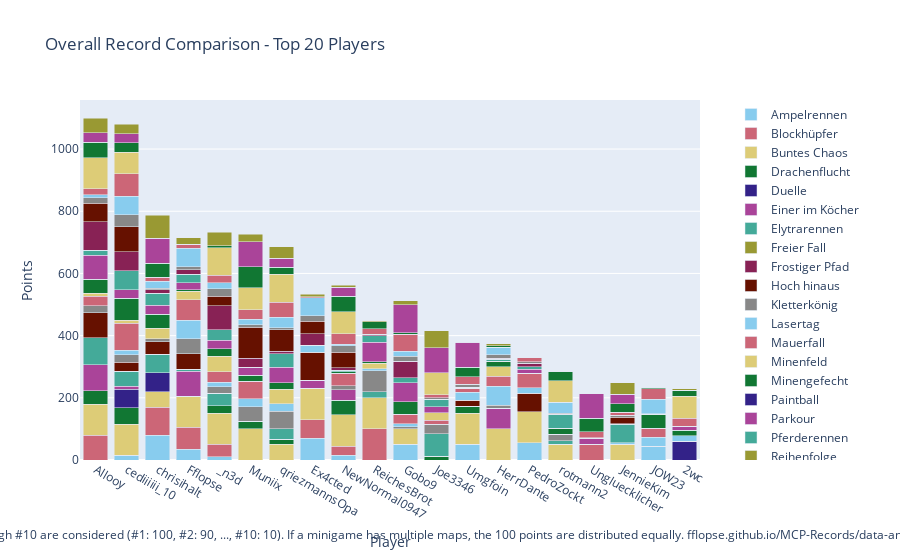

Notebook cell for this chart:
### Code cell
import plotly.graph_objects as go

# Sum all columns to get the total score
outDf['Total'] = outDf.sum(axis=1)

# Sort by total score and fill N/A values with 0
outDf = outDf.sort_values(by='Total', ascending=False).fillna(0)

# Crop to top 10 players
cropDf = outDf.head(20).copy()

# Drop the 'Total' column for plotting
cropDf = cropDf.drop(columns=['Total'])

# Create a color palette
color_palette = px.colors.qualitative.Safe

# Create the stacked bar plot
fig = go.Figure()

cropDf = remove_duplicate_columns(cropDf)

for column in cropDf.columns.difference(['Player']):
    fig.add_trace(go.Bar(
        x=cropDf.index,
        y=cropDf[column],
        name=column,
        marker_color=color_palette[len(fig.data) % len(color_palette)]
    ))

# Update layout
fig.update_layout(
    barmode='stack',
    title='Overall Record Comparison - Top 20 Players',
    xaxis=dict(title='Player'),
    yaxis=dict(title='Points'),
    #height=800,
    #width=1000,
    legend=dict(
        x=1.05,
        y=0.5,
        traceorder='normal',
        font=dict(size=12),
        bgcolor='rgba(255, 255, 255, 0)',
        bordercolor='rgba(0, 0, 0, 0)'
    ),
    margin=dict(r=200),  # Adjust right margin to make room for the legend
    annotations=[
        dict(
            x=0.5,
            y=-0.235,
            xref='paper',
            yref='paper',
            text='Max 100 points per minigame. Records #1 through #10 are considered (#1: 100, #2: 90, ..., #10: 10). If a minigame has multiple maps, the 100 points are distributed equally. fflopse.github.io/MCP-Records/data-analysis/global-ranking.ipynb',
            showarrow=False,
            font=dict(size=12),
            xanchor='center'
        )
    ]
)

fig.show()

# save the plot as an html file

fig.write_html('out/overall_record_comparison.html')

### Figure 1 — Plotly figure (JSON) as saved in the notebook; plotly's stock layout.template omitted (floating-point values rounded to 4 significant figures)
{"data": [{"marker": {"color": "rgb(136, 204, 238)"}, "name": "Ampelrennen", "type": "bar", "x": ["Allooy", "cediiiiii_10", "chrisihalt", "Fflopse", "_n3d", "Muniix", "qriezmannsOpa", "Ex4cted", "NewNormal0947", "ReichesBrot", "Gobo9", "Joe3346", "Umgfoin", "HerrDante", "PedroZockt", "rotmann2", "Ungluecklicher", "JennieKim", "JOW23", "2wc"], "y": [0.0, 15.0, 80.0, 35.0, 10.0, 0.0, 0.0, 70.0, 15.0, 0.0, 50.0, 0.0, 50.0, 0.0, 55.0, 0.0, 0.0, 0.0, 45.0, 0.0]}, {"marker": {"color": "rgb(204, 102, 119)"}, "name": "Blockhüpfer", "type": "bar", "x": ["Allooy", "cediiiiii_10", "chrisihalt", "Fflopse", "_n3d", "Muniix", "qriezmannsOpa", "Ex4cted", "NewNormal0947", "ReichesBrot", "Gobo9", "Joe3346", "Umgfoin", "HerrDante", "PedroZockt", "rotmann2", "Ungluecklicher", "JennieKim", "JOW23", "2wc"], "y": [80.0, 0.0, 90.0, 70.0, 40.0, 0.0, 0.0, 60.0, 30.0, 100.0, 0.0, 0.0, 0.0, 0.0, 0.0, 0.0, 50.0, 0.0, 0.0, 0.0]}, {"marker": {"color": "rgb(221, 204, 119)"}, "name": "Buntes Chaos", "type": "bar", "x": ["Allooy", "cediiiiii_10", "chrisihalt", "Fflopse", "_n3d", "Muniix", "qriezmannsOpa", "Ex4cted", "NewNormal0947", "ReichesBrot", "Gobo9", "Joe3346", "Umgfoin", "HerrDante", "PedroZockt", "rotmann2", "Ungluecklicher", "JennieKim", "JOW23", "2wc"], "y": [100.0, 100.0, 50.0, 100.0, 100.0, 100.0, 50.0, 100.0, 100.0, 100.0, 50.0, 0.0, 100.0, 100.0, 100.0, 50.0, 0.0, 50.0, 0.0, 0.0]}, {"marker": {"color": "rgb(17, 119, 51)"}, "name": "Drachenflucht", "type": "bar", "x": ["Allooy", "cediiiiii_10", "chrisihalt", "Fflopse", "_n3d", "Muniix", "qriezmannsOpa", "Ex4cted", "NewNormal0947", "ReichesBrot", "Gobo9", "Joe3346", "Umgfoin", "HerrDante", "PedroZockt", "rotmann2", "Ungluecklicher", "JennieKim", "JOW23", "2wc"], "y": [42.5, 52.5, 0.0, 0.0, 25.0, 25.0, 17.5, 0.0, 47.5, 0.0, 0.0, 12.5, 22.5, 0.0, 0.0, 0.0, 0.0, 0.0, 0.0, 0.0]}, {"marker": {"color": "rgb(51, 34, 136)"}, "name": "Duelle", "type": "bar", "x": ["Allooy", "cediiiiii_10", "chrisihalt", "Fflopse", "_n3d", "Muniix", "qriezmannsOpa", "Ex4cted", "NewNormal0947", "ReichesBrot", "Gobo9", "Joe3346", "Umgfoin", "HerrDante", "PedroZockt", "rotmann2", "Ungluecklicher", "JennieKim", "JOW23", "2wc"], "y": [0.0, 60.0, 60.0, 0.0, 0.0, 0.0, 0.0, 0.0, 0.0, 0.0, 0.0, 0.0, 0.0, 0.0, 0.0, 0.0, 0.0, 0.0, 0.0, 60.0]}, {"marker": {"color": "rgb(170, 68, 153)"}, "name": "Einer im Köcher", "type": "bar", "x": ["Allooy", "cediiiiii_10", "chrisihalt", "Fflopse", "_n3d", "Muniix", "qriezmannsOpa", "Ex4cted", "NewNormal0947", "ReichesBrot", "Gobo9", "Joe3346", "Umgfoin", "HerrDante", "PedroZockt", "rotmann2", "Ungluecklicher", "JennieKim", "JOW23", "2wc"], "y": [83.33, 10.0, 0.0, 80.0, 0.0, 0.0, 0.0, 26.67, 33.33, 0.0, 0.0, 0.0, 0.0, 66.67, 0.0, 0.0, 20.0, 0.0, 0.0, 0.0]}, {"marker": {"color": "rgb(68, 170, 153)"}, "name": "Elytrarennen", "type": "bar", "x": ["Allooy", "cediiiiii_10", "chrisihalt", "Fflopse", "_n3d", "Muniix", "qriezmannsOpa", "Ex4cted", "NewNormal0947", "ReichesBrot", "Gobo9", "Joe3346", "Umgfoin", "HerrDante", "PedroZockt", "rotmann2", "Ungluecklicher", "JennieKim", "JOW23", "2wc"], "y": [87.5, 47.5, 60.0, 7.5, 40.0, 0.0, 32.5, 0.0, 0.0, 20.0, 0.0, 72.5, 0.0, 0.0, 0.0, 12.5, 0.0, 0.0, 0.0, 0.0]}, {"marker": {"color": "rgb(153, 153, 51)"}, "name": "Freier Fall", "type": "bar", "x": ["Allooy", "cediiiiii_10", "chrisihalt", "Fflopse", "_n3d", "Muniix", "qriezmannsOpa", "Ex4cted", "NewNormal0947", "ReichesBrot", "Gobo9", "Joe3346", "Umgfoin", "HerrDante", "PedroZockt", "rotmann2", "Ungluecklicher", "JennieKim", "JOW23", "2wc"], "y": [0.0, 0.0, 0.0, 0.0, 0.0, 0.0, 0.0, 0.0, 0.0, 0.0, 0.0, 0.0, 0.0, 0.0, 0.0, 0.0, 0.0, 0.0, 0.0, 0.0]}, {"marker": {"color": "rgb(136, 34, 85)"}, "name": "Frostiger Pfad", "type": "bar", "x": ["Allooy", "cediiiiii_10", "chrisihalt", "Fflopse", "_n3d", "Muniix", "qriezmannsOpa", "Ex4cted", "NewNormal0947", "ReichesBrot", "Gobo9", "Joe3346", "Umgfoin", "HerrDante", "PedroZockt", "rotmann2", "Ungluecklicher", "JennieKim", "JOW23", "2wc"], "y": [0.0, 0.0, 0.0, 0.0, 0.0, 0.0, 0.0, 0.0, 0.0, 0.0, 0.0, 0.0, 0.0, 0.0, 0.0, 0.0, 0.0, 0.0, 0.0, 0.0]}, {"marker": {"color": "rgb(102, 17, 0)"}, "name": "Hoch hinaus", "type": "bar", "x": ["Allooy", "cediiiiii_10", "chrisihalt", "Fflopse", "_n3d", "Muniix", "qriezmannsOpa", "Ex4cted", "NewNormal0947", "ReichesBrot", "Gobo9", "Joe3346", "Umgfoin", "HerrDante", "PedroZockt", "rotmann2", "Ungluecklicher", "JennieKim", "JOW23", "2wc"], "y": [80.0, 30.0, 40.0, 50.0, 0.0, 0.0, 0.0, 90.0, 0.0, 0.0, 0.0, 0.0, 20.0, 0.0, 60.0, 0.0, 0.0, 0.0, 0.0, 0.0]}, {"marker": {"color": "rgb(136, 136, 136)"}, "name": "Kletterkönig", "type": "bar", "x": ["Allooy", "cediiiiii_10", "chrisihalt", "Fflopse", "_n3d", "Muniix", "qriezmannsOpa", "Ex4cted", "NewNormal0947", "ReichesBrot", "Gobo9", "Joe3346", "Umgfoin", "HerrDante", "PedroZockt", "rotmann2", "Ungluecklicher", "JennieKim", "JOW23", "2wc"], "y": [23.33, 23.33, 10.0, 46.67, 20.0, 46.67, 56.67, 0.0, 13.33, 66.67, 6.667, 30.0, 0.0, 10.0, 0.0, 20.0, 0.0, 0.0, 0.0, 0.0]}, {"marker": {"color": "rgb(136, 204, 238)"}, "name": "Lasertag", "type": "bar", "x": ["Allooy", "cediiiiii_10", "chrisihalt", "Fflopse", "_n3d", "Muniix", "qriezmannsOpa", "Ex4cted", "NewNormal0947", "ReichesBrot", "Gobo9", "Joe3346", "Umgfoin", "HerrDante", "PedroZockt", "rotmann2", "Ungluecklicher", "JennieKim", "JOW23", "2wc"], "y": [0.0, 15.0, 0.0, 60.0, 15.0, 25.0, 25.0, 22.5, 0.0, 7.5, 10.0, 0.0, 25.0, 60.0, 17.5, 0.0, 0.0, 5.0, 27.5, 17.5]}, {"marker": {"color": "rgb(204, 102, 119)"}, "name": "Mauerfall", "type": "bar", "x": ["Allooy", "cediiiiii_10", "chrisihalt", "Fflopse", "_n3d", "Muniix", "qriezmannsOpa", "Ex4cted", "NewNormal0947", "ReichesBrot", "Gobo9", "Joe3346", "Umgfoin", "HerrDante", "PedroZockt", "rotmann2", "Ungluecklicher", "JennieKim", "JOW23", "2wc"], "y": [30.0, 86.67, 0.0, 66.67, 33.33, 56.67, 0.0, 0.0, 40.0, 0.0, 30.0, 13.33, 13.33, 33.33, 46.67, 0.0, 0.0, 0.0, 30.0, 0.0]}, {"marker": {"color": "rgb(221, 204, 119)"}, "name": "Minenfeld", "type": "bar", "x": ["Allooy", "cediiiiii_10", "chrisihalt", "Fflopse", "_n3d", "Muniix", "qriezmannsOpa", "Ex4cted", "NewNormal0947", "ReichesBrot", "Gobo9", "Joe3346", "Umgfoin", "HerrDante", "PedroZockt", "rotmann2", "Ungluecklicher", "JennieKim", "JOW23", "2wc"], "y": [10.0, 10.0, 33.33, 26.67, 50.0, 0.0, 46.67, 0.0, 0.0, 16.67, 0.0, 23.33, 0.0, 30.0, 0.0, 0.0, 0.0, 0.0, 0.0, 0.0]}, {"marker": {"color": "rgb(17, 119, 51)"}, "name": "Minengefecht", "type": "bar", "x": ["Allooy", "cediiiiii_10", "chrisihalt", "Fflopse", "_n3d", "Muniix", "qriezmannsOpa", "Ex4cted", "NewNormal0947", "ReichesBrot", "Gobo9", "Joe3346", "Umgfoin", "HerrDante", "PedroZockt", "rotmann2", "Ungluecklicher", "JennieKim", "JOW23", "2wc"], "y": [45.0, 70.0, 45.0, 5.0, 25.0, 20.0, 20.0, 0.0, 5.0, 5.0, 40.0, 0.0, 0.0, 17.5, 0.0, 20.0, 0.0, 0.0, 45.0, 17.5]}, {"marker": {"color": "rgb(51, 34, 136)"}, "name": "Paintball", "type": "bar", "x": ["Allooy", "cediiiiii_10", "chrisihalt", "Fflopse", "_n3d", "Muniix", "qriezmannsOpa", "Ex4cted", "NewNormal0947", "ReichesBrot", "Gobo9", "Joe3346", "Umgfoin", "HerrDante", "PedroZockt", "rotmann2", "Ungluecklicher", "JennieKim", "JOW23", "2wc"], "y": [0.0, 0.0, 0.0, 0.0, 0.0, 0.0, 0.0, 0.0, 0.0, 0.0, 0.0, 0.0, 0.0, 0.0, 0.0, 0.0, 0.0, 0.0, 0.0, 0.0]}, {"marker": {"color": "rgb(170, 68, 153)"}, "name": "Parkour", "type": "bar", "x": ["Allooy", "cediiiiii_10", "chrisihalt", "Fflopse", "_n3d", "Muniix", "qriezmannsOpa", "Ex4cted", "NewNormal0947", "ReichesBrot", "Gobo9", "Joe3346", "Umgfoin", "HerrDante", "PedroZockt", "rotmann2", "Ungluecklicher", "JennieKim", "JOW23", "2wc"], "y": [77.5, 27.5, 30.0, 22.5, 27.5, 25.0, 50.0, 0.0, 0.0, 62.5, 62.5, 20.0, 0.0, 0.0, 12.5, 0.0, 0.0, 0.0, 0.0, 12.5]}, {"marker": {"color": "rgb(68, 170, 153)"}, "name": "Pferderennen", "type": "bar", "x": ["Allooy", "cediiiiii_10", "chrisihalt", "Fflopse", "_n3d", "Muniix", "qriezmannsOpa", "Ex4cted", "NewNormal0947", "ReichesBrot", "Gobo9", "Joe3346", "Umgfoin", "HerrDante", "PedroZockt", "rotmann2", "Ungluecklicher", "JennieKim", "JOW23", "2wc"], "y": [15.0, 61.67, 38.33, 26.67, 33.33, 0.0, 43.33, 0.0, 5.0, 21.67, 15.0, 23.33, 3.333, 6.667, 8.333, 43.33, 0.0, 60.0, 0.0, 0.0]}, {"marker": {"color": "rgb(153, 153, 51)"}, "name": "Reihenfolge", "type": "bar", "x": ["Allooy", "cediiiiii_10", "chrisihalt", "Fflopse", "_n3d", "Muniix", "qriezmannsOpa", "Ex4cted", "NewNormal0947", "ReichesBrot", "Gobo9", "Joe3346", "Umgfoin", "HerrDante", "PedroZockt", "rotmann2", "Ungluecklicher", "JennieKim", "JOW23", "2wc"], "y": [0.0, 0.0, 0.0, 0.0, 0.0, 0.0, 0.0, 0.0, 0.0, 0.0, 0.0, 0.0, 0.0, 0.0, 0.0, 0.0, 0.0, 0.0, 0.0, 0.0]}, {"marker": {"color": "rgb(136, 34, 85)"}, "name": "Replika", "type": "bar", "x": ["Allooy", "cediiiiii_10", "chrisihalt", "Fflopse", "_n3d", "Muniix", "qriezmannsOpa", "Ex4cted", "NewNormal0947", "ReichesBrot", "Gobo9", "Joe3346", "Umgfoin", "HerrDante", "PedroZockt", "rotmann2", "Ungluecklicher", "JennieKim", "JOW23", "2wc"], "y": [92.2, 60.59, 11.1, 15.34, 76.95, 28.47, 8.051, 37.46, 7.373, 3.051, 53.73, 0.7627, 0.0, 3.305, 11.27, 0.678, 0.2542, 2.373, 0.5085, 0.4237]}, {"marker": {"color": "rgb(102, 17, 0)"}, "name": "Runterpurzeln", "type": "bar", "x": ["Allooy", "cediiiiii_10", "chrisihalt", "Fflopse", "_n3d", "Muniix", "qriezmannsOpa", "Ex4cted", "NewNormal0947", "ReichesBrot", "Gobo9", "Joe3346", "Umgfoin", "HerrDante", "PedroZockt", "rotmann2", "Ungluecklicher", "JennieKim", "JOW23", "2wc"], "y": [60.0, 80.0, 0.0, 0.0, 30.0, 100.0, 70.0, 40.0, 50.0, 0.0, 0.0, 0.0, 0.0, 0.0, 0.0, 0.0, 0.0, 20.0, 0.0, 0.0]}, {"marker": {"color": "rgb(136, 136, 136)"}, "name": "Sammelwahn", "type": "bar", "x": ["Allooy", "cediiiiii_10", "chrisihalt", "Fflopse", "_n3d", "Muniix", "qriezmannsOpa", "Ex4cted", "NewNormal0947", "ReichesBrot", "Gobo9", "Joe3346", "Umgfoin", "HerrDante", "PedroZockt", "rotmann2", "Ungluecklicher", "JennieKim", "JOW23", "2wc"], "y": [17.21, 38.6, 4.419, 8.837, 23.95, 7.907, 6.279, 16.98, 21.4, 2.093, 15.12, 4.651, 8.837, 10.7, 4.651, 3.953, 0.9302, 6.047, 0.4651, 0.0]}, {"marker": {"color": "rgb(136, 204, 238)"}, "name": "Schießstand", "type": "bar", "x": ["Allooy", "cediiiiii_10", "chrisihalt", "Fflopse", "_n3d", "Muniix", "qriezmannsOpa", "Ex4cted", "NewNormal0947", "ReichesBrot", "Gobo9", "Joe3346", "Umgfoin", "HerrDante", "PedroZockt", "rotmann2", "Ungluecklicher", "JennieKim", "JOW23", "2wc"], "y": [10.0, 60.0, 22.5, 60.0, 20.0, 17.5, 32.5, 57.5, 5.0, 0.0, 17.5, 0.0, 0.0, 25.0, 0.0, 35.0, 0.0, 0.0, 47.5, 0.0]}, {"marker": {"color": "rgb(204, 102, 119)"}, "name": "Skywars", "type": "bar", "x": ["Allooy", "cediiiiii_10", "chrisihalt", "Fflopse", "_n3d", "Muniix", "qriezmannsOpa", "Ex4cted", "NewNormal0947", "ReichesBrot", "Gobo9", "Joe3346", "Umgfoin", "HerrDante", "PedroZockt", "rotmann2", "Ungluecklicher", "JennieKim", "JOW23", "2wc"], "y": [18.33, 71.67, 13.33, 13.33, 23.33, 31.67, 48.33, 3.333, 33.33, 16.67, 53.33, 10.0, 25.0, 0.0, 13.33, 0.0, 20.0, 10.0, 33.33, 26.67]}, {"marker": {"color": "rgb(221, 204, 119)"}, "name": "Spleef", "type": "bar", "x": ["Allooy", "cediiiiii_10", "chrisihalt", "Fflopse", "_n3d", "Muniix", "qriezmannsOpa", "Ex4cted", "NewNormal0947", "ReichesBrot", "Gobo9", "Joe3346", "Umgfoin", "HerrDante", "PedroZockt", "rotmann2", "Ungluecklicher", "JennieKim", "JOW23", "2wc"], "y": [100.0, 70.0, 0.0, 0.0, 90.0, 70.0, 90.0, 0.0, 70.0, 0.0, 0.0, 70.0, 0.0, 0.0, 0.0, 70.0, 0.0, 0.0, 0.0, 70.0]}, {"marker": {"color": "rgb(17, 119, 51)"}, "name": "Survivalgames", "type": "bar", "x": ["Allooy", "cediiiiii_10", "chrisihalt", "Fflopse", "_n3d", "Muniix", "qriezmannsOpa", "Ex4cted", "NewNormal0947", "ReichesBrot", "Gobo9", "Joe3346", "Umgfoin", "HerrDante", "PedroZockt", "rotmann2", "Ungluecklicher", "JennieKim", "JOW23", "2wc"], "y": [50.0, 30.0, 45.0, 0.0, 5.0, 67.5, 22.5, 0.0, 50.0, 22.5, 5.0, 0.0, 30.0, 5.0, 0.0, 30.0, 42.5, 27.5, 5.0, 20.0]}, {"marker": {"color": "rgb(51, 34, 136)"}, "name": "Todeswürfel", "type": "bar", "x": ["Allooy", "cediiiiii_10", "chrisihalt", "Fflopse", "_n3d", "Muniix", "qriezmannsOpa", "Ex4cted", "NewNormal0947", "ReichesBrot", "Gobo9", "Joe3346", "Umgfoin", "HerrDante", "PedroZockt", "rotmann2", "Ungluecklicher", "JennieKim", "JOW23", "2wc"], "y": [0.0, 0.0, 0.0, 0.0, 0.0, 0.0, 0.0, 0.0, 0.0, 0.0, 0.0, 0.0, 0.0, 0.0, 0.0, 0.0, 0.0, 0.0, 0.0, 0.0]}, {"marker": {"color": "rgb(170, 68, 153)"}, "name": "Turmroulette", "type": "bar", "x": ["Allooy", "cediiiiii_10", "chrisihalt", "Fflopse", "_n3d", "Muniix", "qriezmannsOpa", "Ex4cted", "NewNormal0947", "ReichesBrot", "Gobo9", "Joe3346", "Umgfoin", "HerrDante", "PedroZockt", "rotmann2", "Ungluecklicher", "JennieKim", "JOW23", "2wc"], "y": [30.0, 30.0, 80.0, 0.0, 0.0, 80.0, 30.0, 0.0, 30.0, 0.0, 90.0, 80.0, 80.0, 0.0, 0.0, 0.0, 80.0, 30.0, 0.0, 0.0]}, {"marker": {"color": "rgb(68, 170, 153)"}, "name": "Waffenfolge", "type": "bar", "x": ["Allooy", "cediiiiii_10", "chrisihalt", "Fflopse", "_n3d", "Muniix", "qriezmannsOpa", "Ex4cted", "NewNormal0947", "ReichesBrot", "Gobo9", "Joe3346", "Umgfoin", "HerrDante", "PedroZockt", "rotmann2", "Ungluecklicher", "JennieKim", "JOW23", "2wc"], "y": [0.0, 0.0, 0.0, 0.0, 0.0, 0.0, 0.0, 0.0, 0.0, 0.0, 0.0, 0.0, 0.0, 0.0, 0.0, 0.0, 0.0, 0.0, 0.0, 0.0]}, {"marker": {"color": "rgb(153, 153, 51)"}, "name": "Wettrennen", "type": "bar", "x": ["Allooy", "cediiiiii_10", "chrisihalt", "Fflopse", "_n3d", "Muniix", "qriezmannsOpa", "Ex4cted", "NewNormal0947", "ReichesBrot", "Gobo9", "Joe3346", "Umgfoin", "HerrDante", "PedroZockt", "rotmann2", "Ungluecklicher", "JennieKim", "JOW23", "2wc"], "y": [48.0, 30.0, 74.0, 20.0, 44.0, 24.0, 36.0, 8.0, 6.0, 4.0, 14.0, 56.0, 0.0, 6.0, 0.0, 0.0, 0.0, 38.0, 0.0, 4.0]}], "layout": {"annotations": [{"font": {"size": 12}, "showarrow": false, "text": "Max 100 points per minigame. Records #1 through #10 are considered (#1: 100, #2: 90, ..., #10: 10). If a minigame has multiple maps, the 100 points are distributed equally. fflopse.github.io/MCP-Records/data-analysis/global-ranking.ipynb", "x": 0.5, "xanchor": "center", "xref": "paper", "y": -0.235, "yref": "paper"}], "barmode": "stack", "legend": {"bgcolor": "rgba(255, 255, 255, 0)", "bordercolor": "rgba(0, 0, 0, 0)", "font": {"size": 12}, "traceorder": "normal", "x": 1.05, "y": 0.5}, "margin": {"r": 200}, "title": {"text": "Overall Record Comparison - Top 20 Players"}, "xaxis": {"title": {"text": "Player"}}, "yaxis": {"title": {"text": "Points"}}}}
